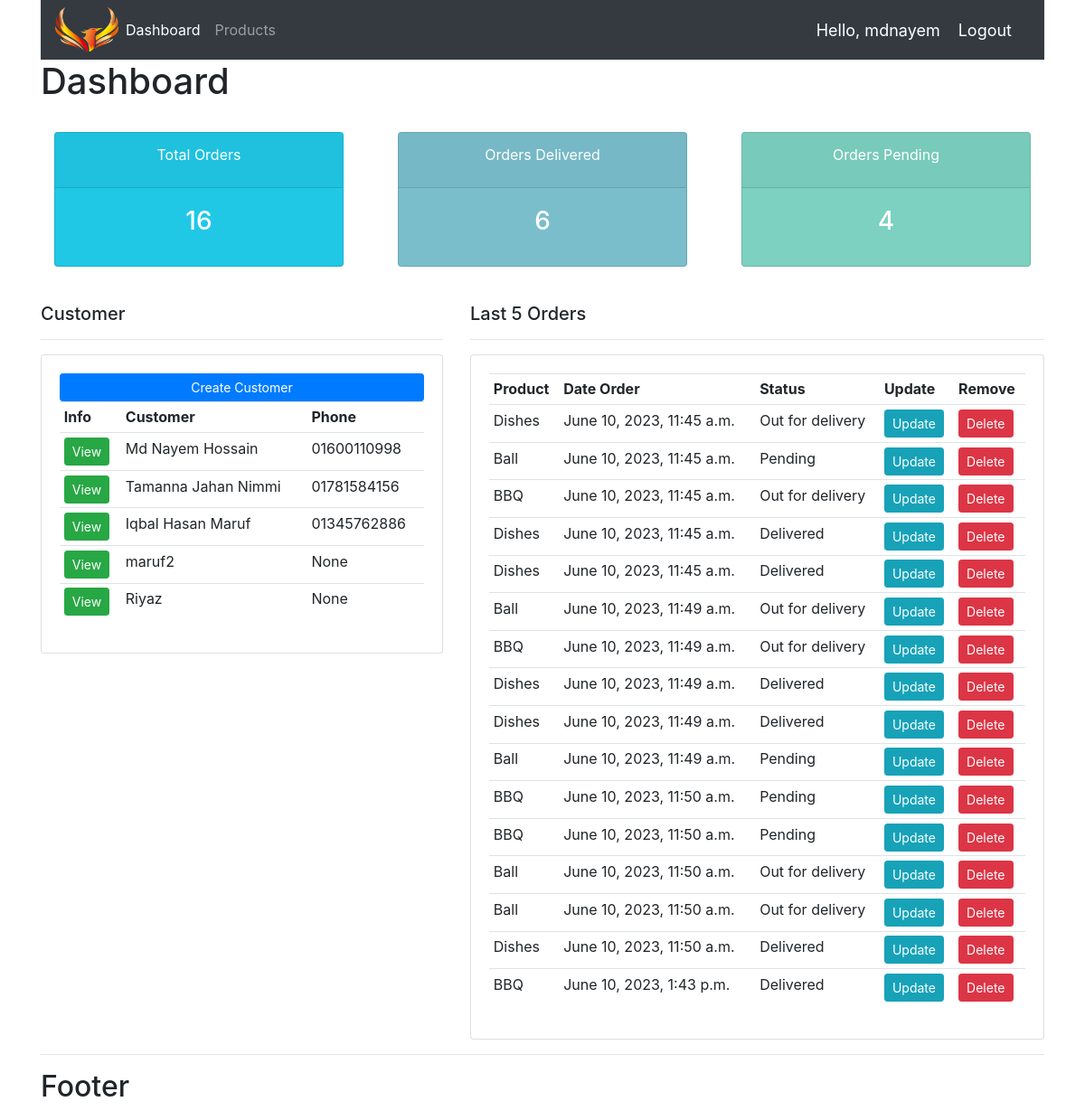
The app's page / (signed in) with its own data.
### accounts/models.py (models this page shows, shortened)
class Customer(models.Model):
    user = models.OneToOneField(User, null=True, blank=True, on_delete= models.CASCADE)
    name = models.CharField(max_length=200, null=True)
    phone = models.CharField(max_length=200, null=True)
    email = models.CharField(max_length=200, null=True)
    profile_pic = models.ImageField(default='p1.png', null=True, blank=True)
    datea_created = models.DateTimeField(auto_now_add=True, null=True)

class Order(models.Model):
    STATUS = (
        ('Pending', 'Pending'),
        ('Out for delivery','Out for delivery'),
        ('Delivered','Delivered'),
    )
    customer = models.ForeignKey(Customer, null=True, on_delete= models.SET_NULL)
    product =  models.ForeignKey(Product, null=True, on_delete= models.SET_NULL)
    date_created = models.DateTimeField(auto_now_add=True, null = True)
    status = models.CharField(max_length=200, null=True, choices=STATUS)

class Product(models.Model):
    CATEGORY = (
        ('Indoor','Indoor'),
        ('Out Door','Out Door'),
    )
    name = models.CharField(max_length=200, null=True)
    price = models.FloatField(null=True)
    category = models.CharField(max_length=200, null=True, choices=CATEGORY)
    description = models.CharField(max_length=200, null=True, blank=True)
    datea_created = models.DateTimeField(auto_now_add=True, null=True)
    tags = models.ManyToManyField(Tag)
    def __str__(self):
        return str(self.name)

### accounts/decorators.py (the view)
    def wrapper_function(request, *args, **kwargs):
         group = None
         if request.user.groups.exists():
            group = request.user.groups.all()[0].name
         if group =='customer':
            return redirect('user_page')
         if group =='admin':
            return view_func(request, *args, **kwargs)

### accounts/views.py (called while the page is built)
@login_required(login_url='login')
@admin_only
def home(request):
    orders = Order.objects.all()
    customers = Customer.objects.all()
    total_customer = customers.count()
    total_orders = orders.count()
    delivered = orders.filter(status='Delivered').count()
    pending = orders.filter(status='Pending').count()
    context = {'orders':orders, 'customers':customers,'total_orders':total_orders, 'delivered':delivered, 'pending':pending}
    return render(request, 'accounts/dashboard.html', context)

### templates/accounts/dashboard.html
{% extends 'accounts/main.html' %}
{% block content %}
<h1>Dashboard</h1>
{% include 'accounts/status.html' %}
<br>
<div class="row">
    <div class="col-md-5">
        <h5>Customer</h5>
        <hr>
        <div class="card card-body">
            <a href="" class="btn btn-primary btn-sm btn-block">Create Customer</a>
            <table class="table table-sm">
                <tr>
                    <th>Info</th>
                    <th>Customer</th>
                    <th>Phone</th>
                </tr>
                {% for customer in customers %}
                <tr>
                    <td><a class="btn btn-sm btn-success" href="{% url 'customer' customer.id %}">View</a></td>
                    <td>{{customer.name}}</td>
                    <td>{{customer.phone}}</td>
                </tr>
                {% endfor %}
            </table>
        </div>
    </div>
    <div class="col-md-7">
        <h5>Last 5 Orders</h5>
        <hr>
        <div class="card card-body">
            <table class="table table-sm">
                <tr>
                    <th>Product</th>
                    <th>Date Order</th>
                    <th>Status</th>
                    <th>Update</th>
                    <th>Remove</th>
                </tr>
                {% for order in orders %}
                <tr>
                    <td>{{order.product}}</td>
                    <td>{{order.date_created}}</td>
                    <td>{{order.status}}</td>
                    <td><a class="btn btn-sm btn-info" href="{% url 'update_order' order.id %}">Update</a></td>
                    <td><a class="btn btn-sm btn-danger" href="{% url 'delete_order' order.id %}">Delete</a></td>
                </tr>
                {% endfor %}
            </table>
        </div>
    </div>
</div>
{% endblock %}

### templates/accounts/main.html (shortened to what this page needs)
{% load static %}
<!DOCTYPE html>
<html lang="en">
<head>
    <link rel="stylesheet" href="https://cdn.jsdelivr.net/npm/bootstrap@4.4.1/dist/css/bootstrap.min.css">
    <link rel="stylesheet" href="{% static '/css/main.css' %}">
</head>
<body>
    <div class="container">
    {% include 'accounts/nav.html' %}
    {% block content %}
    {% endblock %}
    <hr>
    <footer>
        <h2>Footer</h2>
    </footer>
</div>
</body>
</html>

### templates/accounts/nav.html (shortened to what this page needs)
{% load static %}
<nav class="navbar navbar-expand-lg navbar-dark bg-dark">
 <img src="{% static 'images/logo.png' %}" style="height: 50px;width: 70px;">
  <div class="collapse navbar-collapse" id="navbarNav">
    <ul class="navbar-nav">
      {% if request.user.is_staff %}
      <li class="nav-item active">
        <a class="nav-link" href="{% url 'home' %}">Dashboard</a>
      </li>
      <li class="nav-item">
        <a class="nav-link" href="{% url 'products' %}">Products</a>
      </li>
      {% else %}
       <li class="nav-item">
        <a class="nav-link" href="{% url 'account' %}">Settings</a>
      </li>
      {% endif %}
    </ul>
  </div>
  <span class="hello-msg">Hello, {{request.user}}</span>
  <span ><a  class="hello-msg" href="{% url 'logout' %}">Logout</a></span>
</nav>
<!-- {% load static %}
<style>
  .log-user{
    font-size: 18px;
    color: antiquewhite;
    margin-right: 20px;
  }
</style>
<nav class="navbar navbar-expand-lg navbar-dark bg-dark">
    <img src="{% static 'images/logo.png' %}" alt="" style="height: 50px;width: 70px;">
    <button class="navbar-toggler" type="button" data-toggle="collapse" data-target="#navbarNavAltMarkup" aria-controls="navbarNavAltMarkup" aria-expanded="false" aria-label="Toggle navigation">
      <span class="navbar-toggler-icon"></span>
    </button>
    <div class="collapse navbar-collapse" id="navbarNavAltMarkup">
      <div class="navbar-nav">
        <a class="nav-item nav-link active" href="{% url 'home' %}">Dashboard </a>
        <a class="nav-item nav-link" href="{% url 'products' %}">Products</a>
      </div>
    </div>
    <span class="log-user">Hello, {{user}}</span>
    <span><a href="{% url 'logout' %}">Log Out</a></span>
  </nav> -->

### templates/accounts/status.html
<br>
<div class="row">
    <div class="col">
        <div class="col-md">
            <div class="card text-center text-white mb-3" id="total-orders">
                <div class="card-header">
                    <div class="card-title">Total Orders</div>
                </div>
                <div class="card-body">
                    <h3 class="card-title">{{total_orders}}</h3>
                </div>
            </div>
        </div>
    </div>
        <div class="col">
            <div class="col-md">
                <div class="card text-center text-white mb-3" id="orders-delivered">
                    <div class="card-header">
                        <div class="card-title">Orders Delivered</div>
                    </div>
                    <div class="card-body">
                        <h3 class="card-title">{{delivered}}</h3>
                    </div>
                </div>
            </div>
        </div>
            <div class="col">
                <div class="col-md">
                    <div class="card text-center text-white mb-3" id="orders-pending">
                        <div class="card-header">
                            <div class="card-title">Orders Pending</div>
                        </div>
                        <div class="card-body">
                            <h3 class="card-title">{{pending}}</h3>
                        </div>
                    </div>
                </div>
            </div>
</div>

### static/css/main.css (style rules this page uses)
body { background-color: white; }
#total-orders { background-color: #20c8e6; }
#orders-delivered { background-color: #7abecc; }
#orders-pending { background-color: #7cd1c0; }

### templates/accounts/nav.html (style rules this page uses)
.hello-msg { font-size: 18px; color: #fff; margin-right: 20px; }

### records on screen
Customer: name "Md Nayem Hossain", phone "01600110998"
Customer: name "Tamanna Jahan Nimmi", phone "01781584156"
Customer: name "Iqbal Hasan Maruf", phone "01345762886"
Customer: name "maruf2", phone "None"
Customer: name "Riyaz", phone "None"
Order: product "Dishes", date_created "June 10, 2023, 11:45 a.m.", status "Out for delivery"
Order: product "Ball", date_created "June 10, 2023, 11:45 a.m.", status "Pending"
Order: product "BBQ", date_created "June 10, 2023, 11:45 a.m.", status "Out for delivery"
Order: product "Dishes", date_created "June 10, 2023, 11:45 a.m.", status "Delivered"
Order: product "Dishes", date_created "June 10, 2023, 11:45 a.m.", status "Delivered"
Order: product "Ball", date_created "June 10, 2023, 11:49 a.m.", status "Out for delivery"
Order: product "BBQ", date_created "June 10, 2023, 11:49 a.m.", status "Out for delivery"
Order: product "Dishes", date_created "June 10, 2023, 11:49 a.m.", status "Delivered"
Order: product "Dishes", date_created "June 10, 2023, 11:49 a.m.", status "Delivered"
Order: product "Ball", date_created "June 10, 2023, 11:49 a.m.", status "Pending"
Order: product "BBQ", date_created "June 10, 2023, 11:50 a.m.", status "Pending"
Order: product "BBQ", date_created "June 10, 2023, 11:50 a.m.", status "Pending"
Order: product "Ball", date_created "June 10, 2023, 11:50 a.m.", status "Out for delivery"
Order: product "Ball", date_created "June 10, 2023, 11:50 a.m.", status "Out for delivery"
Order: product "Dishes", date_created "June 10, 2023, 11:50 a.m.", status "Delivered"
Order: product "BBQ", date_created "June 10, 2023, 1:43 p.m.", status "Delivered"

### other values on screen
{{ request.user }} "mdnayem"
{{ total_orders }} "16"
{{ delivered }} "6"
{{ pending }} "4"
